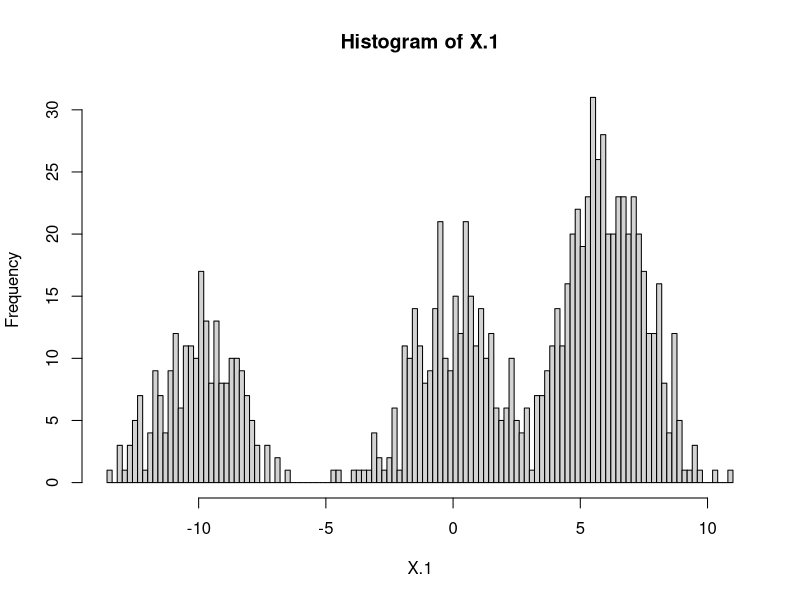
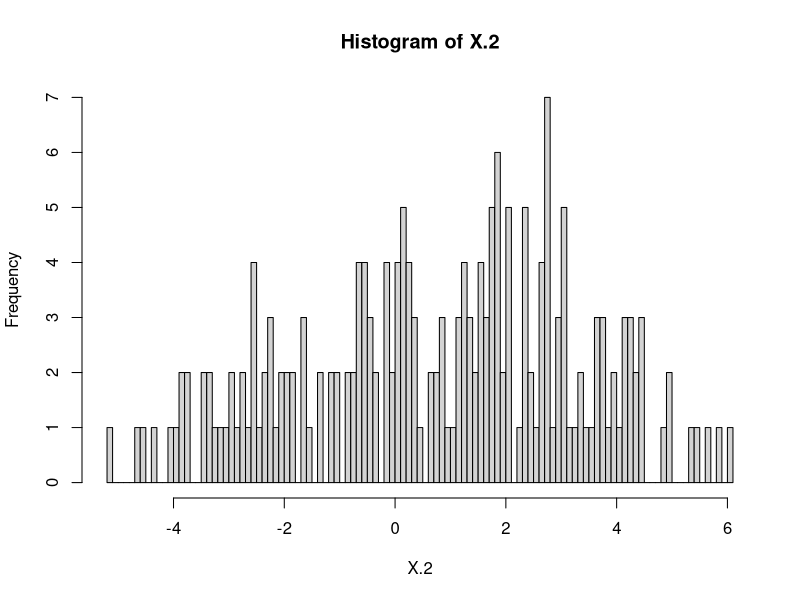
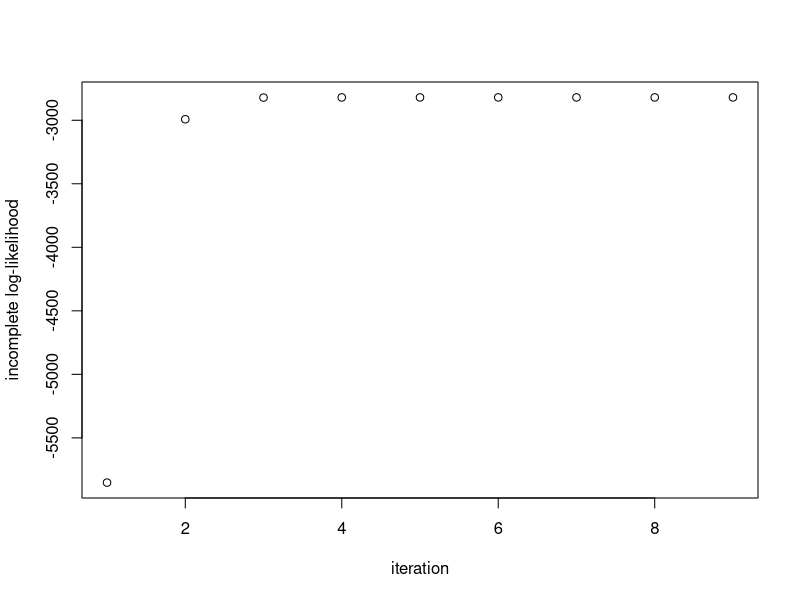
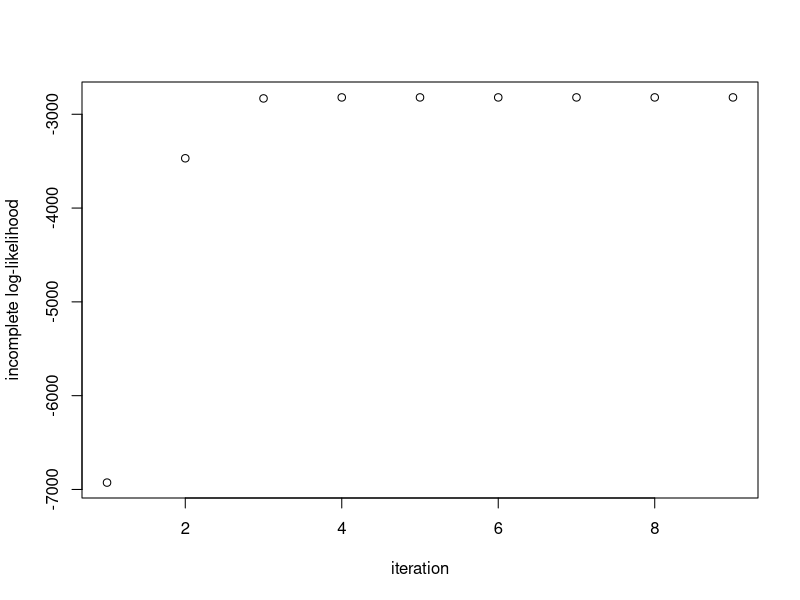
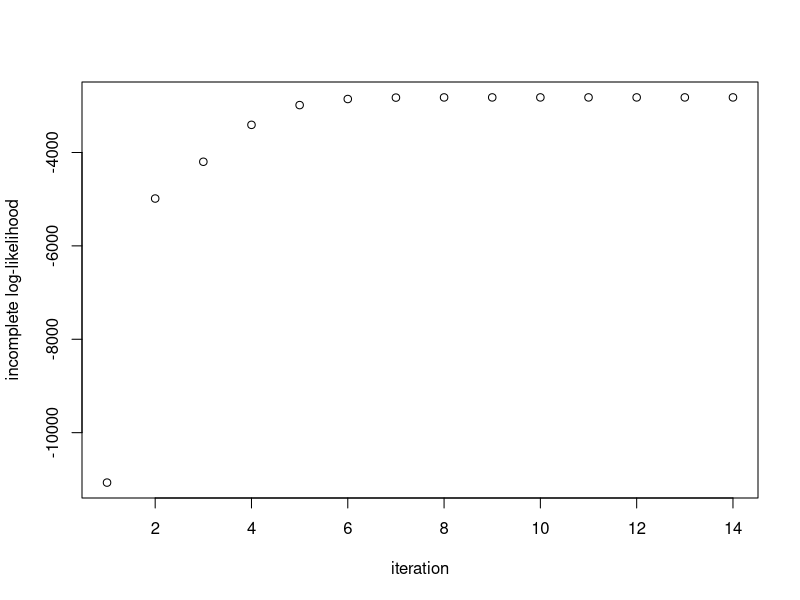
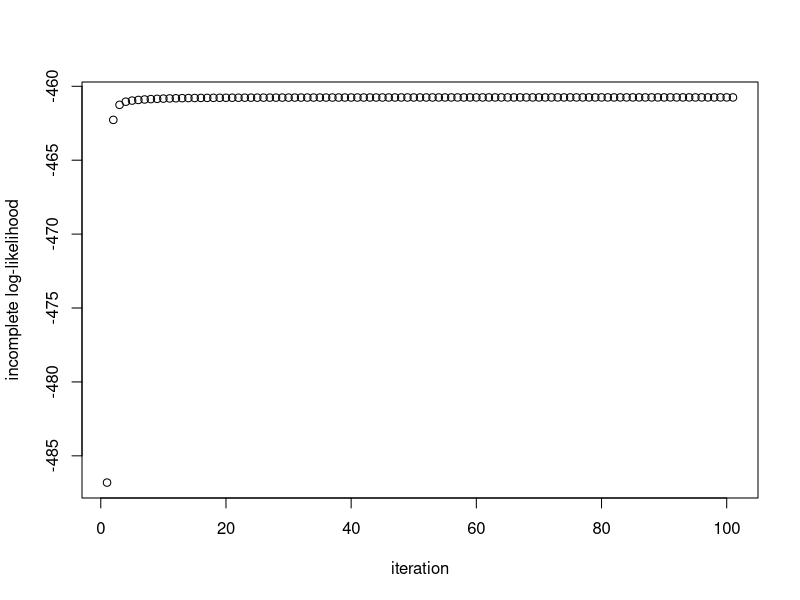
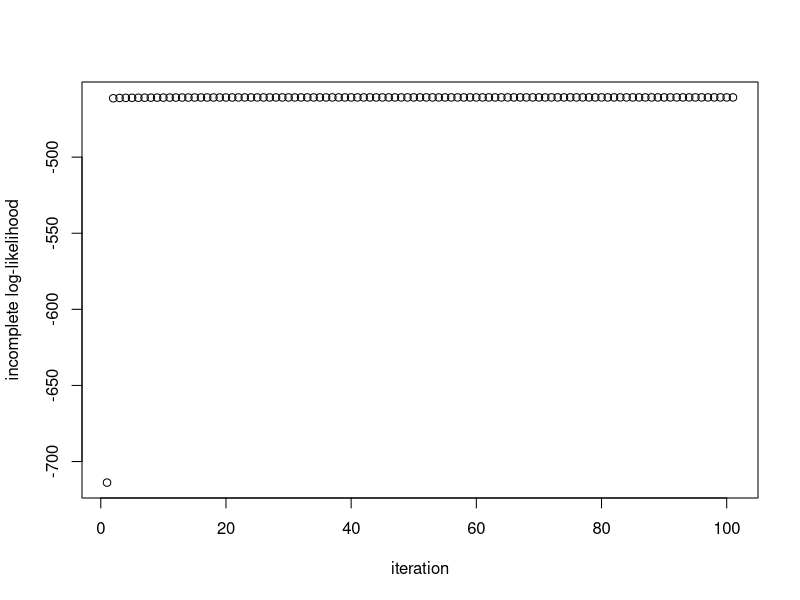
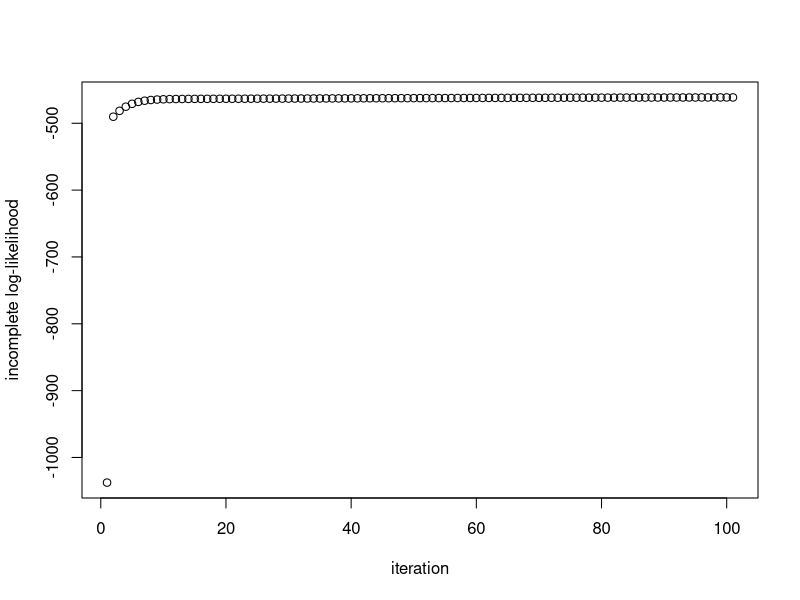

R code for these plots, in order:
## ---- chunk 1
#| fig-width: 4
#| fig-height: 4

set.seed(30027)

# mixture components
mu.true.1     = c(-10, 0, 6)
sigma2.true.1 = c(2, 2, 2)
pi.true.1     = c(0.2, 0.3, 0.5)
NUM.SAMPLES <- 1000

# simulate Z
Z = sample(1:3, NUM.SAMPLES, replace=TRUE, prob = pi.true.1)

# sample from mixture model
X.1 <- rnorm(NUM.SAMPLES, mean=mu.true.1[Z], sd=sqrt(sigma2.true.1[Z]))

hist(X.1, breaks=100)
## ---- chunk 2
#| fig-width: 4
#| fig-height: 4

set.seed(30027)

# mixture components
mu.true.2     = c(-2.5, 0, 2.5)
sigma2.true.2 = c(2, 2, 2)
pi.true.2     = c(0.2, 0.3, 0.5)

NUM.SAMPLES <- 200

# simulate Z
Z = sample(1:3, NUM.SAMPLES, replace=TRUE, prob = pi.true.2)

# sample from mixture model
X.2 <- rnorm(NUM.SAMPLES, mean=mu.true.2[Z], sd=sqrt(sigma2.true.2[Z]))

hist(X.2, breaks=100)
## ---- chunk 3
# pi.init : initial value for pi
# mu.init : initial value for mu
# epsilon : If the incomplete log-likelihood has changed by less than epsilon,
# EM will stop.
# max.iter : maximum number of EM-iterations
mixture.EM <- function(X, pi.init, mu.init, epsilon=1e-5, max.iter=100) {
  
  pi.curr = pi.init
  mu.curr = mu.init
  
  # store incomplete log-likehoods for each iteration
  log_liks = c()
  
  # compute incomplete log-likehoods using initial values of parameters.
  log_liks = c(log_liks, compute.log.lik(X, pi.curr, mu.curr)$ill)

  # set the change in incomplete log-likelihood with 1
  delta.ll = 1

  # number of iteration
  n.iter = 1
  
  # If the log-likelihood has changed by less than epsilon, EM will stop.
  while((delta.ll > epsilon) & (n.iter <= max.iter)){

    # run EM step
    EM.out = EM.iter(X, pi.curr, mu.curr)
    
    # replace the current value with the new parameter estimate
    pi.curr = EM.out$pi.new
    mu.curr = EM.out$mu.new
    
    # incomplete log-likehoods with new parameter estimate
    log_liks = c(log_liks, compute.log.lik(X, pi.curr, mu.curr)$ill)
    
    # compute the change in incomplete log-likelihood
    delta.ll = log_liks[length(log_liks)] - log_liks[length(log_liks)-1]

    # increase the number of iteration
    n.iter = n.iter + 1
  }
  return(list(pi.curr=pi.curr, mu.curr=mu.curr, log_liks=log_liks))
}
## ---- chunk 4
EM.iter <- function(X, pi.curr, mu.curr) {
  
  # E-step: compute E_{Z|X,theta_0}[I(Z_i = k)]
  
  # for each sample X_i, compute P(X_i, Z_i=k)
  prob.x.z = compute.prob.x.z(X, pi.curr, mu.curr)$prob.x.z
  
  # compute P(Z_i=k | X_i)
  P_ik = prob.x.z / rowSums(prob.x.z)
  
  # M-step
  pi.new = colSums(P_ik)/sum(P_ik)  # sum(P_ik) is equivalent to sample size
  mu.new = colSums(P_ik*X)/colSums(P_ik)

  return(list(pi.new=pi.new, mu.new=mu.new))
}
## ---- chunk 5
# Compute incomplete log-likehoods
compute.log.lik <- function(X, pi.curr, mu.curr) {
  
  # for each sample X_i, compute P(X_i, Z_i=k)
  prob.x.z = compute.prob.x.z(X, pi.curr, mu.curr)$prob.x.z
  
  # incomplete log-likehoods
  ill = sum(log(rowSums(prob.x.z)))
  
  return(list(ill=ill))
}

# for each sample X_i, compute P(X_i, Z_i=k)
compute.prob.x.z <- function(X, pi.curr, mu.curr) {
  
  # for each sample X_i, compute P(X_i, Z_i=k).
  # Store these values in the columns of L.
  L = matrix(NA, nrow=length(X), ncol=length(pi.curr))
  
  for(k in seq_len(ncol(L))) {
    L[, k] = dnorm(X, mean=mu.curr[k], sd=sqrt(2))*pi.curr[k]
  }
  
  return(list(prob.x.z=L))
}
## ---- chunk 6
#| fig-width: 4
#| fig-height: 4

EM1 <- mixture.EM(
  X.1,
  pi.init=c(0.2,0.3,0.5),
  mu.init=c(-4,1,3),
  epsilon=1e-5,
  max.iter=100
)

ee = EM1

print(paste("Estimate pi = (", round(ee$pi.curr[1],2), ",",
            round(ee$pi.curr[2],2), ",",
            round(ee$pi.curr[3],2), ")", sep=""))
print(paste("True pi = (", pi.true.1[1], ",", pi.true.1[2], ",", pi.true.1[3], ")", sep=""))
print(paste("Estimate mu = (", round(ee$mu.curr[1],2), ",",
            round(ee$mu.curr[2],2), ",",
            round(ee$mu.curr[3],2), ")", sep=""))
print(paste("True mu = (", mu.true.1[1], ",", mu.true.1[2], ",", mu.true.1[3], ")", sep=""))

plot(ee$log_liks, ylab='incomplete log-likelihood', xlab='iteration')
## ---- chunk 7
#| fig-width: 4
#| fig-height: 4

EM2 <- mixture.EM(
  X.1,
  pi.init=c(0.9,0.05,0.05),
  mu.init=c(-4,1,3),
  epsilon=1e-5,
  max.iter=100
)

ee = EM2

print(paste("Estimate pi = (", round(ee$pi.curr[1],2), ",",
            round(ee$pi.curr[2],2), ",",
            round(ee$pi.curr[3],2), ")", sep=""))
print(paste("True pi = (", pi.true.1[1], ",", pi.true.1[2], ",", pi.true.1[3], ")", sep=""))
print(paste("Estimate mu = (", round(ee$mu.curr[1],2), ",",
            round(ee$mu.curr[2],2), ",",
            round(ee$mu.curr[3],2), ")", sep=""))
print(paste("True mu = (", mu.true.1[1], ",", mu.true.1[2], ",", mu.true.1[3], ")", sep=""))

plot(ee$log_liks, ylab='incomplete log-likelihood', xlab='iteration')
## ---- chunk 8
#| fig-width: 4
#| fig-height: 4

EM3 <- mixture.EM(
  X.1,
  pi.init=c(0.9,0.05,0.05),
  mu.init=c(10,4,1),
  epsilon=1e-5,
  max.iter=100
)

ee = EM3

print(paste("Estimate pi = (", round(ee$pi.curr[1],2), ",",
            round(ee$pi.curr[2],2), ",",
            round(ee$pi.curr[3],2), ")", sep=""))
print(paste("True pi = (", pi.true.1[1], ",", pi.true.1[2], ",", pi.true.1[3], ")", sep=""))
print(paste("Estimate mu = (", round(ee$mu.curr[1],2), ",",
            round(ee$mu.curr[2],2), ",",
            round(ee$mu.curr[3],2), ")", sep=""))
print(paste("True mu = (", mu.true.1[1], ",", mu.true.1[2], ",", mu.true.1[3], ")", sep=""))

plot(ee$log_liks, ylab='incomplete log-likelihood', xlab='iteration')
## ---- chunk 9
EM1$log_liks[length(EM1$log_liks)]
EM2$log_liks[length(EM2$log_liks)]
EM3$log_liks[length(EM3$log_liks)]
## ---- chunk 10
#| fig-width: 4
#| fig-height: 4

EM1 <- mixture.EM(
  X.2,
  pi.init=c(0.2,0.3,0.5),
  mu.init=c(-4,1,3),
  epsilon=1e-5,
  max.iter=100
)

ee = EM1

print(paste("Estimate pi = (", round(ee$pi.curr[1],2), ",",
            round(ee$pi.curr[2],2), ",",
            round(ee$pi.curr[3],2), ")", sep=""))
print(paste("True pi = (", pi.true.2[1], ",", pi.true.2[2], ",", pi.true.2[3], ")", sep=""))
print(paste("Estimate mu = (", round(ee$mu.curr[1],2), ",",
            round(ee$mu.curr[2],2), ",",
            round(ee$mu.curr[3],2), ")", sep=""))
print(paste("True mu = (", mu.true.2[1], ",", mu.true.2[2], ",", mu.true.2[3], ")", sep=""))

plot(ee$log_liks, ylab='incomplete log-likelihood', xlab='iteration')
## ---- chunk 11
#| fig-width: 4
#| fig-height: 4

EM2 <- mixture.EM(
  X.2,
  pi.init=c(0.9,0.05,0.05),
  mu.init=c(-4,1,3),
  epsilon=1e-5,
  max.iter=100
)

ee = EM2

print(paste("Estimate pi = (", round(ee$pi.curr[1],2), ",",
            round(ee$pi.curr[2],2), ",",
            round(ee$pi.curr[3],2), ")", sep=""))
print(paste("True pi = (", pi.true.2[1], ",", pi.true.2[2], ",", pi.true.2[3], ")", sep=""))
print(paste("Estimate mu = (", round(ee$mu.curr[1],2), ",",
            round(ee$mu.curr[2],2), ",",
            round(ee$mu.curr[3],2), ")", sep=""))
print(paste("True mu = (", mu.true.2[1], ",", mu.true.2[2], ",", mu.true.2[3], ")", sep=""))

plot(ee$log_liks, ylab='incomplete log-likelihood', xlab='iteration')
## ---- chunk 12
#| fig-width: 4
#| fig-height: 4

EM3 <- mixture.EM(
  X.2,
  pi.init=c(0.9,0.05,0.05),
  mu.init=c(10,4,1),
  epsilon=1e-5,
  max.iter=100
)

ee = EM3

print(paste("Estimate pi = (", round(ee$pi.curr[1],2), ",",
            round(ee$pi.curr[2],2), ",",
            round(ee$pi.curr[3],2), ")", sep=""))
print(paste("True pi = (", pi.true.2[1], ",", pi.true.2[2], ",", pi.true.2[3], ")", sep=""))
print(paste("Estimate mu = (", round(ee$mu.curr[1],2), ",",
            round(ee$mu.curr[2],2), ",",
            round(ee$mu.curr[3],2), ")", sep=""))
print(paste("True mu = (", mu.true.2[1], ",", mu.true.2[2], ",", mu.true.2[3], ")", sep=""))

plot(ee$log_liks, ylab='incomplete log-likelihood', xlab='iteration')
## ---- chunk 13
EM1$log_liks[length(EM1$log_liks)]
EM2$log_liks[length(EM2$log_liks)]
EM3$log_liks[length(EM3$log_liks)]
